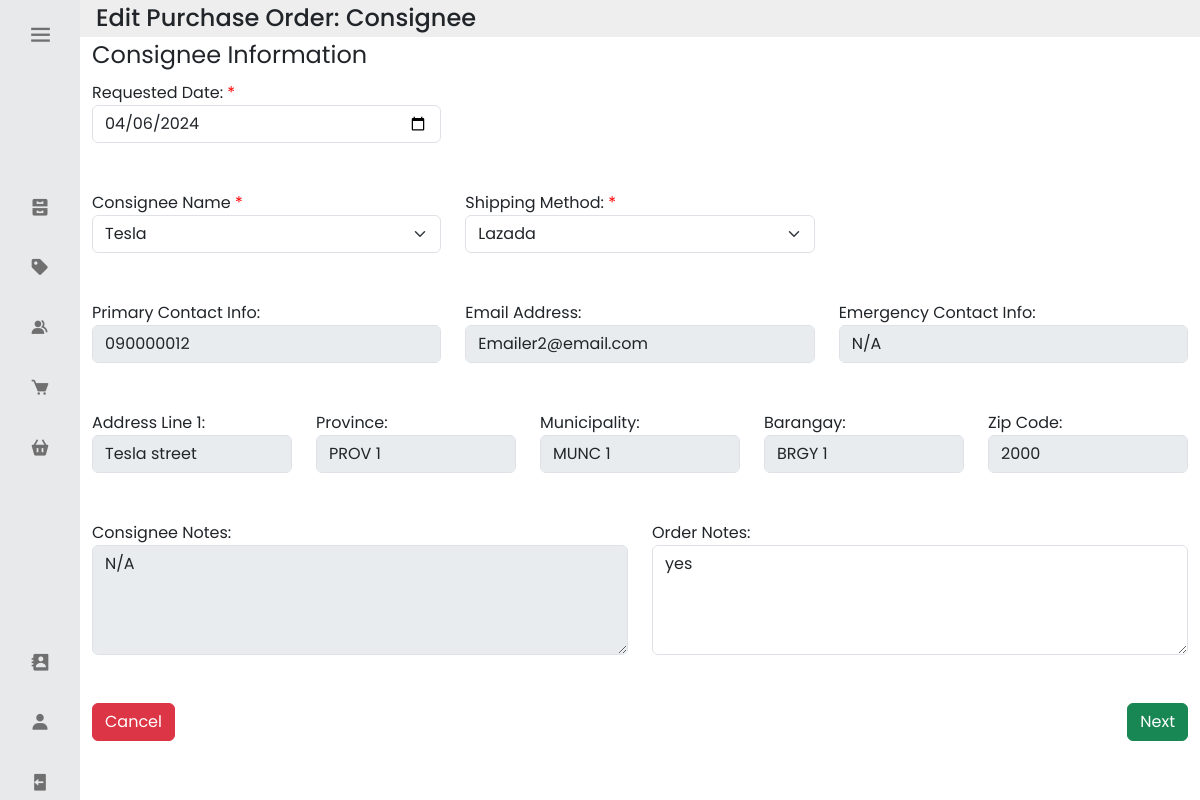
Screenshot of /update_po_consignee/1/1/ (signed in) with the database file from the repository.
### inventoryapp/models.py (models this page shows, shortened)
class Purchase_Order(models.Model):
    Purchase_Order_ID = models.AutoField(primary_key=True)
    Creation_Date = models.DateTimeField()
    Requested_Date = models.DateField()
    Fulfilled_Date = models.DateTimeField(null=True, blank=True)
    Total_Due = models.DecimalField(max_digits=9, decimal_places=2, validators=[MinValueValidator(0)])
    Notes = models.TextField(validators =[MaxLengthValidator(1024)], null=True, blank=True)
    Progress = models.CharField(max_length=16, default = "Pending")
    PO_Status = models.CharField(max_length=16, default = "Unfulfilled")
    Shipping_Method = models.CharField(max_length=32)
    Order_Method = models.CharField(max_length=32,  null=True, blank=True)
    Customer_ID = models.ForeignKey('Customer', on_delete=models.PROTECT, null=True, blank=True) #null if it is a consignee
    Consignee_ID = models.ForeignKey('Consignee', on_delete=models.PROTECT, null=True, blank=True) #null if it is a customer
    Account_ID_Closed_by = models.ForeignKey('Account', on_delete=models.CASCADE, related_name='po_closed', null=True, blank=True)
    Account_ID_Created_by = models.ForeignKey('Account', on_delete=models.CASCADE, related_name='po_created')

class Consignee(models.Model):
    Consignee_ID = models.AutoField(primary_key=True)
    Consignee_Tag_ID = models.CharField(max_length=32, unique=True)
    Consignee_Name = models.CharField(max_length=32, unique=True)
    Address_Line_1 = models.CharField(max_length=128)
    Barangay = models.CharField(max_length=64)
    Municipality = models.CharField(max_length=64)
    Province = models.CharField(max_length=64)
    Zip_Code = models.CharField(max_length=4)
    Primary_Contact_Number = models.CharField(max_length=11)
    Customer_Type = models.CharField(max_length=16)
    Notes = models.TextField(null=True, blank=True, validators=[MaxLengthValidator(1024)])
    Consignment_Period_Start = models.DateField()
    Consignment_Period_End = models.DateField()
    Emergency_Contact_Number = models.CharField(max_length=11,null=True, blank=True)
    Email_Address = models.EmailField(max_length=128)
    Tag_Hex_Color_ID = models.CharField(max_length=7, unique=True)

### inventoryapp/views.py (the view)
# urls.py: path('update_po_consignee/<int:po_pk>/<int:c_pk>/', views.update_PO_consignee, name='update_po_consignee'),
@login_required
def update_PO_consignee(request, po_pk, c_pk):
    PO = get_object_or_404(Purchase_Order, pk=po_pk)
    C = get_object_or_404(Consignee, pk=c_pk)
    all_consignees = Consignee.objects.all()
    products_ordered =  Product_Ordered.objects.filter(Purchase_Order_ID=po_pk)
    products = Product.objects.all()
    if request.method == 'POST':
        Requested_Date = request.POST.get('requested_date')
        Order_Notes = request.POST.get('order_notes')
        Products = request.POST.get('all_products')
        Total_Price = request.POST.get('total_price')
        Shipping_Method = request.POST.get('shipping_method')
        Order_Method = request.POST.get('order_method')
        PO_Consignee = request.POST.get('consignee')
        PO_Consignee = get_object_or_404(Consignee, Consignee_ID=PO_Consignee)
        PO.Requested_Date = Requested_Date
        PO.Consignee_ID=PO_Consignee
        PO.Shipping_Method = Shipping_Method
        PO.Order_Method = Order_Method
        PO.Total_Due = Total_Price
        PO.Notes = Order_Notes
        PO.save()
        Products = Products[:-1]
        Ordered_Products= Products.split("-")
        new_products_ordered = []
        for op in Ordered_Products:
            values = op.split(":")
            product_object = Product.objects.get(Product_ID=values[0])
            ordered_products = products_ordered.filter(Product_ID=values[0])
            if ordered_products.exists():
                ordered_product = ordered_products.first()
                quantity_diff = int(values[1]) - ordered_product.Quantity
                ordered_product.Quantity = values[1]
                product_object.Reserved_Inventory_Count += quantity_diff
                ordered_product.save()
                product_object.save()
                new_products_ordered.append(ordered_product)
            else:
                product_object.Reserved_Inventory_Count += int(values[1])
                product_object.save()
                new_product_ordered = Product_Ordered.objects.create(Product_ID=product_object, Purchase_Order_ID=PO, Quantity=values[1])
                new_products_ordered.append(new_product_ordered)
        products_to_delete = [p_o for p_o in products_ordered if p_o not in new_products_ordered]
        for p_o in products_to_delete:
            product_object = Product.objects.get(Product_ID=p_o.Product_ID.Product_ID)
            product_object.Reserved_Inventory_Count -= p_o.Quantity
            product_object.save()
            p_o.delete()
        messages.success(request, "Purchase order updated successfully.")
        return redirect('current_pos')
    else:
        return render(request, 'inventoryapp/update_po_consignee.html', {'PO':PO, 'C':C, 'products_ordered':products_ordered, 'products':products, 'consignees':all_consignees})

### inventoryapp/models.py (called while the page is built)
    def __str__(self):
        return str(self.user)

### inventoryapp/templates/inventoryapp/update_po_consignee.html (shortened to what this page needs)
<link rel="stylesheet" href="https://cdnjs.cloudflare.com/ajax/libs/twitter-bootstrap/5.3.0/css/bootstrap.min.css">
{% extends 'inventoryapp/base.html' %}
{% load static %}
{% block content %}
<body>
    <div class="container-fluid">
        <div class="row p-1" style="background-color: #eee;">
            <div class="col-md-auto d-flex align-items-center">
                <h4 class="m-0 mr-3">Edit Purchase Order: Consignee</h4>
            </div>
        </div>
        <form id="updatePO" method="POST" action="{% url 'update_po_consignee' po_pk=PO.Purchase_Order_ID c_pk=C.Consignee_ID %}">
            <div id="step1">
                <fieldset>
                    <legend>Consignee Information</legend>
                    <div class="row">
                        <div class="col">
                            <label class="required" for="requested_date">Requested Date:</label><br>
                            <input type="date" id="requested_date" name="requested_date" class="form-control"  value="{{ PO.Requested_Date|date:'Y-m-d' }}" required><br><br>
                        </div>
                        <div class="col">
                        </div>
                        <div class="col">
                        </div>
                    </div>
                    <div class="row">
                        <div class="col">
                            <label class="required" for="consignee" class="form-label custom-text">Consignee Name</label>
                            <select name="consignee" class="form-select" id="consignee" required onchange="fillInputs()">
                                {% for c in consignees %}
                                <option value="{{ c.Consignee_ID }}"
                                    data-email="{{ c.Email_Address }}"
                                    data-primary-contact="{{ c.Primary_Contact_Number }}"
                                    data-emergency-contact="{{ c.Emergency_Contact_Number }}"
                                    data-address-line1="{{ c.Address_Line_1 }}"
                                    data-province="{{ c.Province }}"
                                    data-municipality="{{ c.Municipality }}"
                                    data-barangay="{{ c.Barangay }}"
                                    data-zip-code="{{ c.Zip_Code }}"
                                    data-consignee-notes="{{ c.Notes }}"
                                    {% if PO.Consignee_ID.Consignee_ID == c.Consignee_ID %}selected{% endif %}>
                                    {{ c.Consignee_Name }}
                                </option>
                                {% endfor %}
                            </select>
                        </div>
                        <div class="col">
                            <label class="required" for="shipping_method">Shipping Method:</label><br>
                            <select id="shipping_method" name="shipping_method" class="form-select" required>
                                <option value="Lazada" {% if PO.Shipping_Method == "Lazada" %}selected{% endif %}>Lazada</option>
                            </select><br><br>
                        </div>
                        <div class="col">
                        </div>
                    </div>
                    <div class="row">
                        <div class="col">
                            <label for="primary_contact">Primary Contact Info:</label><br>
                            <input type="tel" id="primary_contact" name="primary_contact" class="form-control" maxlength="11" value="{{ PO.Consignee_ID.Primary_Contact_Number }}" disabled><br><br>
                        </div>
                        <div class="col">
                            <label for="email_address">Email Address:</label><br>
                            <input type="email" id="email_address" name="email_address" class="form-control" value="{{ PO.Consignee_ID.Email_Address }}" disabled><br><br>
                        </div>
                        <div class="col">
                            <label for="emergency_contact">Emergency Contact Info:</label><br>
                            <input type="tel" id="emergency_contact" name="emergency_contact" class="form-control" maxlength="11" value="{{ PO.Consignee_ID.Emergency_Contact_Number }}" disabled><br><br>
                        </div>
                    </div>
                    <div class="row">
                        <div class="col">
                            <label for="address_line1">Address Line 1:</label><br>
                            <input type="text" id="address_line1" name="address_line1" class="form-control" value="{{ PO.Consignee_ID.Address_Line_1 }}" disabled><br><br>
                        </div>
                        <div class="col">
                            <label for="province">Province:</label><br>
                            <input type="text" id="province" name="province" class="form-control" value="{{ PO.Consignee_ID.Province }}"disabled><br><br>
                        </div>
                        <div class="col">
                            <label for="municipality">Municipality:</label><br>
                            <input type="text" id="municipality" name="municipality" class="form-control" value="{{ PO.Consignee_ID.Municipality }}"disabled><br><br>
                        </div>
                        <div class="col">
                            <label for="barangay">Barangay:</label><br>
                            <input type="text" id="barangay" name="barangay" class="form-control" value="{{ PO.Consignee_ID.Barangay }}"disabled><br><br>
                        </div>
                        <div class="col">
                            <label for="zip_code">Zip Code:</label><br>
                            <input type="text" id="zip_code" name="zip_code" class="form-control" value="{{ PO.Consignee_ID.Zip_Code }}" disabled><br><br>
                        </div>
                    </div>
                    <div class="row">
                        <div class="col">
                            <label for="consignee_notes">Consignee Notes:</label><br>
                            <textarea id="consignee_notes" name="consignee_notes" rows="4" cols="50"
                                class="form-control" disabled>{{PO.Consignee_ID.Notes}}</textarea><br><br>
                        </div>
                        <div class="col">
                            <label for="order_notes">Order Notes:</label><br>
                            <textarea id="order_notes" name="order_notes" rows="4" cols="50"
                                class="form-control">{{ PO.Notes }}</textarea><br><br>
                        </div>
                    </div>
                    <div class="row mb-3">
                        <div class="col">
                            <a href="#" class="btn btn-danger" onclick="showCancelWarningModal()">Cancel</a>
                        </div>
                        <div class="col text-end">
                            <button type="button" class="btn btn-success" onclick="nextStep()">Next</button>
                        </div>
                    </div>
                </fieldset>
            </div>
        </form>
    </div>
</body>
{% endblock %}

### inventoryapp/static/base.css (style rules this page uses)
* { font-family: 'Poppins', sans-serif; margin: 0; padding: 0; box-sizing: border-box; }
:root { --body-color: #fff; --sidebar-color: #e8e9eb; --primary-color: #970101; --primary-color-light: #800080; --toggle-color: #ddd; --text-color: #707070; --tran-02: all 0.2s ease; --tran-03: all 0.3s ease; --tran-04: all 0.4s ease; --tran-05: all 0.5s ease; }

### inventoryapp/templates/inventoryapp/update_po_consignee.html (style rules this page uses)
.required:after { content:" *"; color: red; }

### rows the page displays
Purchase_Order: requested_date "04/06/2024", shipping_method "Lazada", primary_contact "090000012", email_address "Emailer2@email.com", emergency_contact "N/A", address_line1 "Tesla street", province "PROV 1", municipality "MUNC 1", barangay "BRGY 1", zip_code "2000", consignee_notes "N/A", order_notes "yes"

### other values shown
form field consignee "Tesla"
